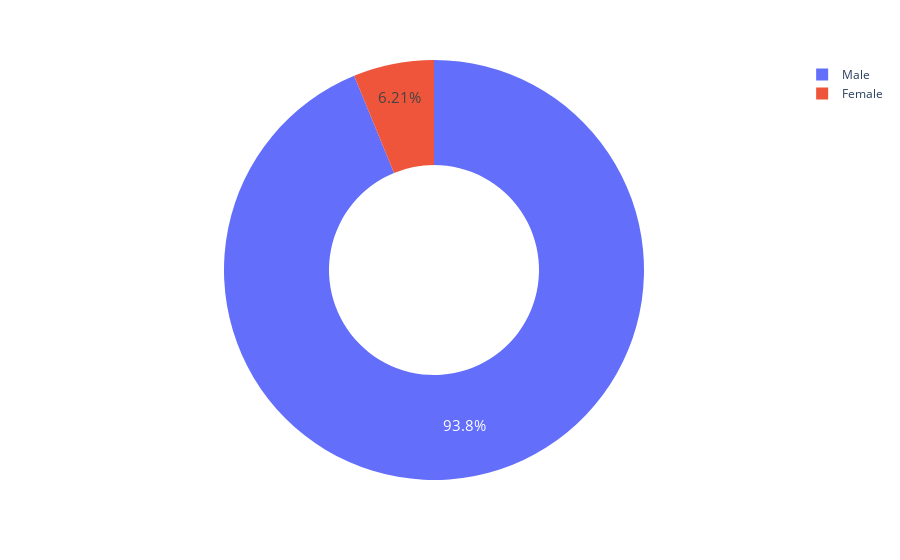

The cell this chart's notebook holds for it:
### Markdown cell above
**Challenge**: Create a [donut chart using plotly](https://plotly.com/python/pie-charts/) which shows how many prizes went to men compared to how many prizes went to women. What percentage of all the prizes went to women?

### Code cell
a = df.groupby('sex').count()['year']
px.pie(values = a, hole = 0.5, names = a.index).update_traces(textfont_size = 15)

### Figure 1 — Plotly figure (JSON) as saved in the notebook; plotly's stock layout.template omitted (floating-point values rounded to 4 significant figures)
{"data": [{"domain": {"x": [0, 1], "y": [0, 1]}, "hole": 0.5, "hovertemplate": "label=%{label}<br>value=%{value}<extra></extra>", "labels": ["Female", "Male"], "legendgroup": "", "name": "", "showlegend": true, "textfont": {"size": 15}, "type": "pie", "values": [58, 876]}], "layout": {"legend": {"tracegroupgap": 0}, "margin": {"t": 60}}}
